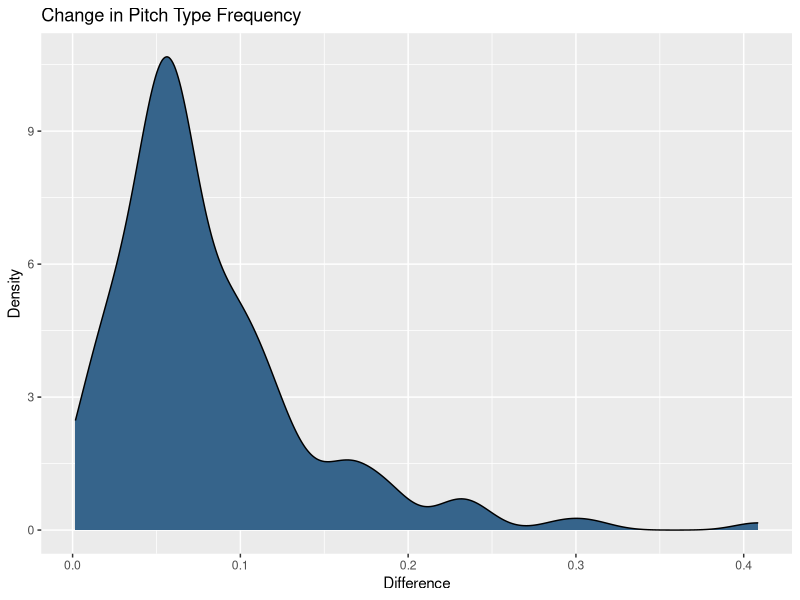
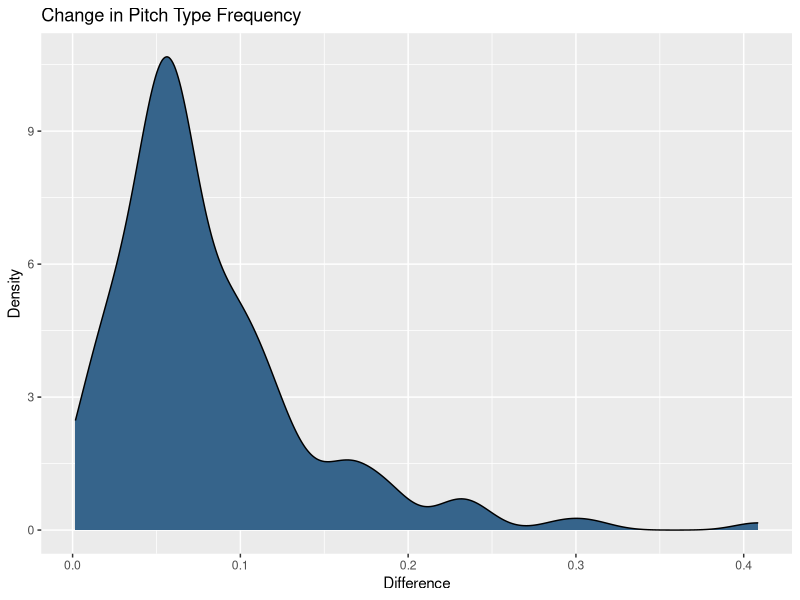

Write R code to recreate these figures, in order.
library('ggplot2')

#df <- read.csv('pitch_freq.csv')
#
#ggplot(df, aes(x = pitch_id, y = value, group = variable)) +
#    geom_line(aes(color = variable))
#ggsave('pitch_freq.pdf')
#
#df2 <- read.csv('yearly_pitch_freq.csv')
#
#ggplot(df2, aes(x = year, y = value, group = variable)) +
#    geom_line(aes(color = variable))
#ggsave('yearly_pitch_freq.pdf')
#
#df3 <- read.csv('pitcher_vs_batter.csv')
#
#ggplot(df3, aes(x = count)) +
#    geom_histogram(binwidth = 1, fill = 'steelblue') +
#    scale_x_continuous(breaks = seq(0,150,10))
#ggsave('test.pdf')
#
#df4 <- read.csv('ab_vs_batter.csv')
#
#ggplot(df4, aes(x = count)) +
#    geom_histogram(binwidth = 1, fill = 'steelblue') +
#    scale_x_continuous(breaks = seq(0,30,5))
#ggsave('ab_count_vs_batters.pdf')
#
#df5 <- read.csv('pitch_freq_changes.csv')
#
#ggplot(df5, aes(x = pitch_type, y = percentage)) +
#    geom_boxplot()
#ggsave('pitch_freq_between_games.pdf')
#
#ggplot(df5, aes(x = game_id, y = percentage, group = pitch_type)) +
#    geom_line(aes(color = pitch_type))
#ggsave('test.pdf')
#
#df6 <- read.csv('pitch_freq_yearly_changes.csv')
#
#ggplot(df6, aes(x = year, y = percentage, group = pitch_type)) +
#    geom_line(aes(color = pitch_type))
#ggsave('test2.pdf')
#
df7 <- read.csv('volatility.csv')

ggplot(df7, aes(x = change_value)) +
    geom_density(fill = 'steelblue4') + 
    labs(x = 'Difference', y = 'Density', title = 'Change in Pitch Type Frequency')
ggsave('pitcher_volatility.pdf')

print(median(df7[ , 'change_value']))
#
#df8 <- read.csv('top_vol.csv')
#
#unique_pitchers <- unique(df8[, 'pitcher_id'])
#
#for (pitcher in unique_pitchers) {
#    df <- df8[df8$pitcher_id == pitcher, ]
#
#    ggplot(df, aes(x = pitch_type, y = percent, fill = train_test)) +
#        geom_bar(stat = 'identity', position = position_dodge()) 
#
#    filename <- paste('vol', pitcher, sep = '_')
#    ggsave(paste(filename, 'pdf', sep = '.'))   
#}
#ggplot(df8, aes(x = pitch_type, y = percent, fill = train_test)) +
#    geom_bar(stat = 'identity', position = position_dodge()) +
#    facet_grid(pitcher_id ~ .)
#ggsave('test.pdf')

#df9 <- read.csv('pitch_frequencies_weighted.csv')
#
#ggplot(df9, aes(x = pitch_count, y = value, group = variable)) +
#    geom_line(aes(color = variable)) +
#    theme(axis.ticks.x = element_blank()) +
#    labs(x = 'Pitch Count', y = 'Percent', title = 'Watson - Historic Pitch Frequency vs Weighted Pitch Frequency', color = '')
#ggsave('test2.pdf')
#
#df10 <- read.csv('pitch_frequencies_windows.csv')
#
#ggplot(df10, aes(x = pitch_count, y = value, group = variable)) +
#    geom_line(aes(color = variable)) +
#    theme(axis.ticks.x = element_blank(),
#          axis.text.x = element_blank())
#ggsave('test3.pdf')
